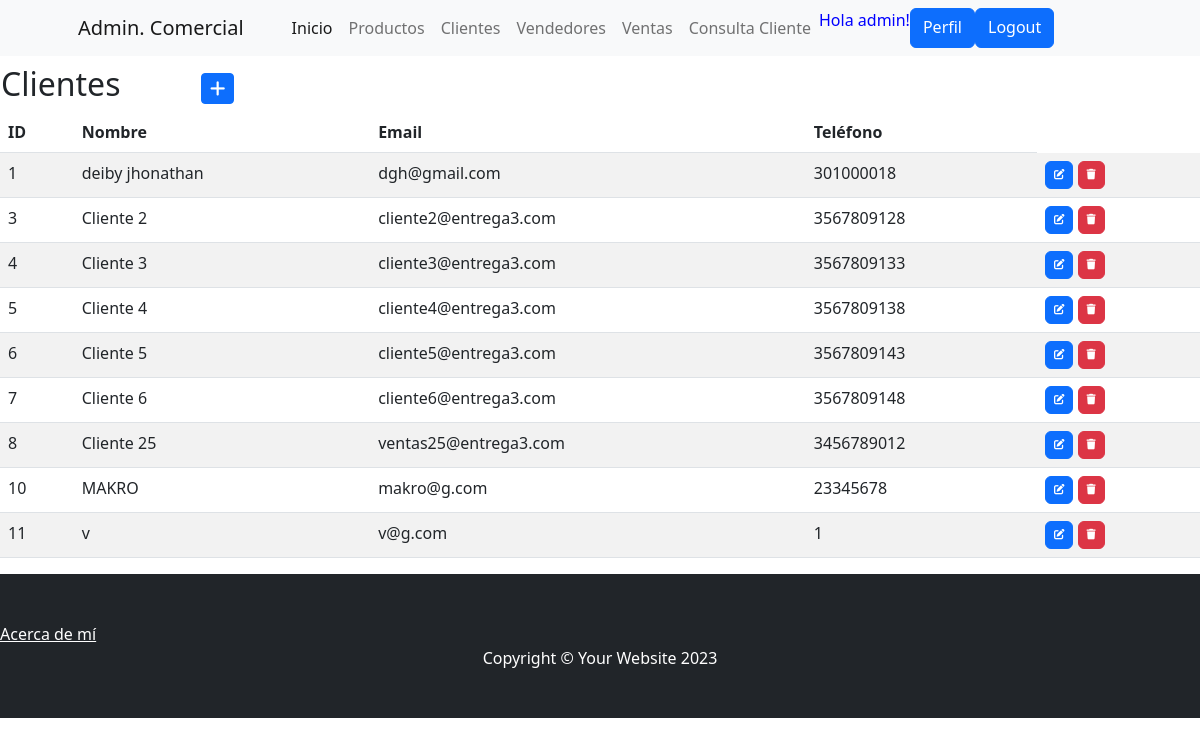
Screenshot of /clientes/ (signed in) with the database file from the repository.
### app_ventas/models.py (models this page shows, shortened)
class Cliente(models.Model):
     nombre = models.CharField(max_length=100, blank=False)
     email = models.EmailField(max_length=100, blank=False)
     telefono = models.CharField(max_length=15, blank=False)

### app_ventas/views.py (the view)
# urls.py: path('clientes/', ClienteList.as_view(), name='clientes'),
class ClienteList(LoginRequiredMixin, ListView):
    model = Cliente

### app_ventas/templates/app_ventas/cliente_list.html (shortened to what this page needs)
{% extends 'app_ventas/index.html' %}
{% load static %}
{% block contenido %}
<table>
    <tr>
        <td width="200"><h2>Clientes</h2></td>
        <td>
            <a
            href="{% url 'create_cliente' %}"
            class="btn btn-primary btn-sm"
            >
            </a>
        </td>
    </tr>
</table>
    <table class="table table-striped">
        <thead>
            <tr>
                <th>ID</th>
                <th>Nombre</th>
                <th>Email</th>
                <th>Teléfono</th>
            </tr>
        </thead>
        <tbody>
    {% for cliente in cliente_list  %}
            <tr>
                <td>{{ cliente.id }}</td>
                <td>{{ cliente.nombre }}</td>
                <td>{{ cliente.email }}</td>
                <td>{{ cliente.telefono }}</td>
                <td>
                    <a
                      href="{% url 'update_cliente' cliente.id %}"
                      class="btn btn-primary"
                      style="--bs-btn-padding-y: .25rem; --bs-btn-padding-x: .5rem; --bs-btn-font-size: .75rem;"
                      >
                    </a>
                    <a
                      href="{% url 'delete_cliente' cliente.id %}"
                      class="btn btn-danger"
                      style="--bs-btn-padding-y: .25rem; --bs-btn-padding-x: .5rem; --bs-btn-font-size: .75rem;"
                      >
                    </a>
                  </td>
            </tr>
    {% endfor %}
        </tbody>
    </table>
{% endblock contenido %}

### app_ventas/templates/app_ventas/index.html (shortened to what this page needs)
<!DOCTYPE html>
<html lang="en">
    <head>
        {% load static %}
        <link href="{% static 'app_ventas/css/styles.css' %}" rel="stylesheet" />
        <link href="https://cdnjs.cloudflare.com/ajax/libs/SimpleLightbox/2.1.0/simpleLightbox.min.css" rel="stylesheet" />
        <link rel="stylesheet" href="https://cdnjs.cloudflare.com/ajax/libs/font-awesome/6.4.0/css/all.min.css">
    </head>
    <body>
        <nav class="navbar navbar-expand-lg navbar-light bg-light">
            <div class="container px-4 px-lg-5">
                <a class="navbar-brand" href="#!">Admin. Comercial</a>
                <div class="collapse navbar-collapse" id="navbarSupportedContent">
                    <ul class="navbar-nav me-auto mb-2 mb-lg-0 ms-lg-4">
                        <li class="nav-item"><a class="nav-link active" aria-current="page" href="{% url 'home' %}">Inicio</a></li>
                        {% if user.is_authenticated %}
                        <li class="nav-item"><a class="nav-link" href="{% url 'productos' %}">Productos</a></li>
                        <li class="nav-item"><a class="nav-link" href="{% url 'clientes' %}">Clientes</a></li>
                        <li class="nav-item"><a class="nav-link" href="{% url 'vendedores' %}"> Vendedores</a></li>
                        <li class="nav-item"><a class="nav-link" href="{% url 'ventas' %}"> Ventas</a></li>
                        <li class="nav-item"><a class="nav-link" href="{% url 'consultacliente' %}">Consulta Cliente</a></li>
                        <p style="color:blue">Hola {{user.username}}!</p>
                        <a class="btn btn-primary" href="{% url 'editar_perfil' %}">Perfil</a>
                        <a class="btn btn-primary" href="{% url 'logout' %}">Logout</a>
                    {% else %}
                        <a class="btn btn-success" href="{% url 'registro' %}">Sign up</a>
                        <a class="btn btn-primary" href="{% url 'login' %}">Login</a>
                    {% endif %}
                    </ul>
                </div>
            </div>
        </nav>
         {% block contenido %}
        {% endblock contenido %}
        <footer class="py-5 bg-dark">
            <a class="m-0 text-center text-white" href="{% url 'about_me' %}" >Acerca de mí</a>
            <div class="container"><p class="m-0 text-center text-white">Copyright &copy; Your Website 2023</p></div>
        </footer>
    </body>
</html>

### rows the page displays
Cliente: id "1", nombre "deiby jhonathan", email "dgh@gmail.com", telefono "301000018"
Cliente: id "3", nombre "Cliente 2", email "cliente2@entrega3.com", telefono "3567809128"
Cliente: id "4", nombre "Cliente 3", email "cliente3@entrega3.com", telefono "3567809133"
Cliente: id "5", nombre "Cliente 4", email "cliente4@entrega3.com", telefono "3567809138"
Cliente: id "6", nombre "Cliente 5", email "cliente5@entrega3.com", telefono "3567809143"
Cliente: id "7", nombre "Cliente 6", email "cliente6@entrega3.com", telefono "3567809148"
Cliente: id "8", nombre "Cliente 25", email "ventas25@entrega3.com", telefono "3456789012"
Cliente: id "10", nombre "MAKRO", email "makro@g.com", telefono "23345678"
Cliente: id "11", nombre "v", email "v@g.com", telefono "1"

### other values shown
{{ user.username }} "admin"
